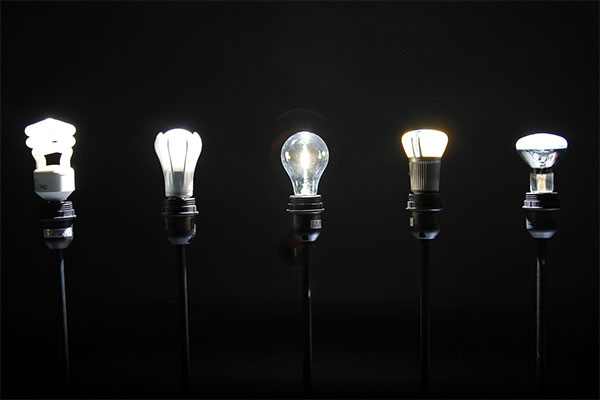
#> input picture XuLyAnhPython/anh5.jpg, 600 x 400 px
$ python 1LuyenTap.py   (older library calls are emulated)
#> lines starting #> are read from the running program, lines starting #| are printed output that depends on the picture; after the words box and inside, x2 and y2 are one past the last pixel; in counts of white or black regions, pixels touching at a corner belong together
'''
Đọc vào ảnh hat1.png được biến ma trận ảnh I.
https://drive.google.com/open?id=1ZPqjrE47vx0pgy8NOgi7ddc3vDXfQ9aA&authuser=0

26a. Chuyển ảnh sang biểu diễn HSV được ma trận Ihsv. Hiển thị kênh H của Ihsv.
26b. Cân bằng histogram của kênh V của Ihsv. Hiển thị kênh V được cân bằng.
26c. Thay đổi kênh V của Ihsv thành kênh V đã cân bằng. Chuyển Ihsv về biểu diễn RGB được ảnh I2. Hiển thị I2.
26d. Ghi ma trận ảnh I2 thành file ảnh hoa1.png
26e. Giảm size ảnh xuống 1/4. Hiển thị ảnh đã giảm size.
26g. Làm trơn ảnh kênh S của Ihsv theo bộ lọc trung bình cộng, kích thước cửa sổ lân cận là 7x7 được ảnh Is. Hiển thị ảnh Is.
26h. Nhị phân hóa ảnh (255- Is) (ảnh nghịch đảo độ sáng của Is, trắng -> đen; đen->trắng) theo ngưỡng Otsu được ảnh nhị phân Ib. Hiển thị ảnh Ib.
26i(bỏ qua do chưa học). Tìm các contour của ảnh Ib. Vẽ các đường contour trên ảnh gốc I. Hiển thị ảnh I.
26k(bỏ qua do chưa học).Vẽ đường contour có diện tích lớn nhất ở câu 26i trên ảnh gốc I. Hiển thị ảnh I.
26l. Tìm kiếm biên theo thuật toán Canny của kênh S của ảnh Ihsv được ảnh nhị phân Ie. Hiển thị ảnh Ie.
26l. Kiểm tra pixel có tọa độ dòng y=312, cột x=279 có là điểm biên của  kênh S của ảnh Ihsv theo phép dò biên Canny không?
26n. Hiển thi các giá trị mức xám của kênh S của ảnh Ihsv trong lân cận cửa sổ 5x5 của pixel có tọa độ dòng y=312, cột x=279.
26o. Chuyển ảnh I sang ảnh grayscale theo công thức biến đổi bộ mầu (r,g,b) về mức xám=0.39*r+0.50*g+0.11*b, được ảnh Ig. Hiển thị ảnh Ig.
26p. Tìm kiếm biên theo thuật toán Canny của Ig được ảnh nhị phân Ie2. Hiển thị ảnh Ie2.
26q. Kiểm tra pixel có tọa độ dòng y=312, cột x=279 có là điểm biên của  ảnh Ig theo phép dò biên Canny không?
26r. Hiển thi các giá trị mức xám của ảnh Ig trong lân cận cửa sổ 5x5 của pixel có tọa độ dòng y=312, cột x=279.
26s. Xác định ma trận gradient theo hướng x của ảnh Ig với phương pháp Sobel được ảnh IgradientX. Hiển thi IgradientX.
26t. Xác định ma trận gradient theo hướng y của ảnh Ig với phương pháp Sobel được ảnh IgradientY. Hiển thi IgradientY.
26u. Xác định ma trận gradient của ảnh Ig theo cả 2 hướng y và hướng x với phương pháp Sobel được ảnh Igradient=(IgradientX+IgradientY)//2. Hiển thi Igradient.
26v. Xác định ảnh biên của ảnh Ig sử dụng phương pháp dò biên Sobel và ma trận gradient Igradient với ngưỡng quyết định điểm biên nguong_bien=50, được ảnh nhị phân Ie3. Hiển thị ảnh Ie3.
26x. Kiểm tra pixel có tọa độ dòng y=312, cột x=279 có là điểm biên của  ảnh Ig theo phép dò biên Sobel trên không?
26y. Giãn mức xám của kênh V của ảnh Ihsv lên khoảng tối đa [0,255] được ảnh Iv2. Hiển thị ảnh Iv2.
26z. Giãn mức xám của kênh S của ảnh Ihsv lên khoảng tối đa [0,255] được ảnh Is2. Hiển thị ảnh Is2.

'''
#Đọc ảnh mầu anh5.jpg vào biến ma trận I.
import cv2
import numpy as np
import matplotlib.pyplot as plt

I=cv2.imread('anh5.jpg')
#> I is the input picture: shape (400, 600, 3); mean B, G, R 22.7, 22.7, 22.7
cv2.imshow('Anh goc:',I)

#a hsv kenh h / Chuyển ảnh sang biểu diễn HSV được ma trận Ihsv. Hiển thị kênh H của Ihsv.
Ihsv=cv2.cvtColor(I,cv2.COLOR_BGR2HSV)
#> Ihsv: shape (400, 600, 3); mean H, S, V 9.3, 6, 23.2
cv2.imshow('Anh HSV:',Ihsv[:,:,0])
#b can bang kenh v / Cân bằng histogram của kênh V của Ihsv. Hiển thị kênh V được cân bằng.
w=Ihsv.shape[1]
#> w = 600
h=Ihsv.shape[0]
#> h = 400
def tinh_his(Igray):
	mang =np.zeros(256,dtype='uint32')
	for i in range(h):
	    for j in range(w):
	        g=Igray[i][j]
	        mang[g][0]=mang[g][0]+1
	    return mang
	Ir=Ihsv[:,:,2]
	hist_r=tinh_his(Ir)

#c I2 hsv - rgb / Thay đổi kênh V của Ihsv thành kênh V đã cân bằng. Chuyển Ihsv về biểu diễn RGB được ảnh I2. Hiển thị I2.
I2 = cv2.cvtColor(Ihsv, cv2.COLOR_HSV2BGR)
cv2.imshow("RGB", I2)
#ghi anh
cv2.imwrite('hoa1.png', I2)
#resize
w=I.shape[1] //4
#> w = 150
h=I.shape[0] //4
#> h = 100
I_resize=cv2.resize(I, (w, h))
cv2.imshow('anh resize', I_resize)
#7*7 kênh S
for i in range(-3,4):
	for j in range(-3, 4):
		if (i>=0) & (i<= h-1) &(j>=0) &(j<= h-1):
			print(I[i,j,:])
#> this loop made 7 passes
#> (printed output is left out)
#nguong
nguong=90
Ig=cv2.cvtColor(I,cv2.COLOR_BGR2GRAY)
Ib=np.zeros((Ig.shape[0],I.shape[1]),dtype='uint8')
for i in range(Ig.shape[0]):
    for j in range(I.shape[1]):
        if Ig[i][j] < nguong:
            Ib[i][j]=0#đen tuyệt đối
        else:
            Ib[i][j]=255#trắng tuyệt đối
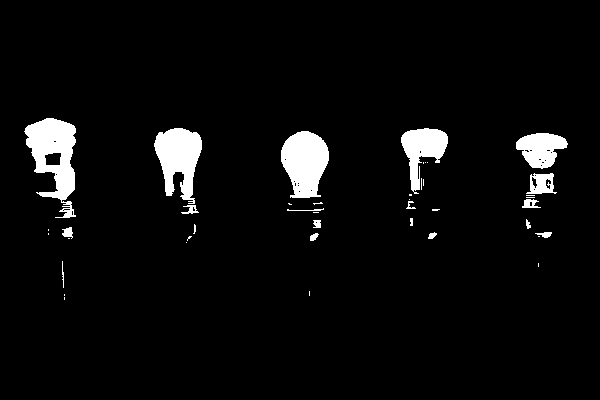
#> Ib: shape (400, 600); 4.7% white; 42 white regions (24 under 20 px), largest, box (x1, y1, x2, y2) and area: (24, 118, 76, 218) 2764, (281, 131, 329, 198) 2348, (154, 128, 202, 204) 2255
#nhi phan
Ie = cv2.Canny(Ihsv[:,:,1],0,255)
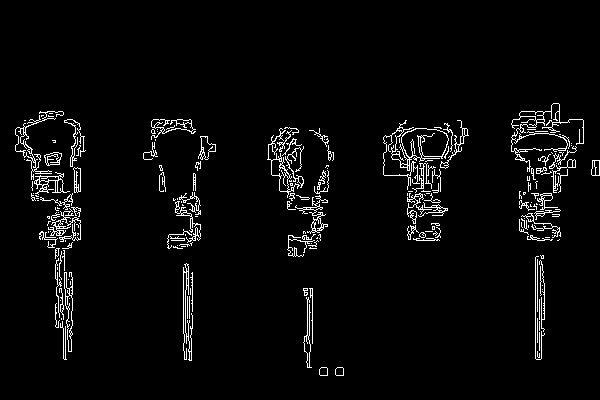
#> Ie: shape (400, 600); 3.7% white in thin lines or dots, all inside (x1, y1, x2, y2) = (15, 103, 600, 376)
cv2.imshow('anh nhi phan kenh S', Ie)
#bien y=312, cột x=279
if Ie[312][279]==255:
	print("diem bien anh(312, 279) la diem bien theo Canny")
else:
	print("diem anh (312, 279) khong la diem anh the canny")
#cua so  5*5 S
so_dong=I.shape[0]
#> so_dong = 400
so_cot=I.shape[1]
#> so_cot = 600
y=312
x=279
Is=Ihsv[:,:,1]
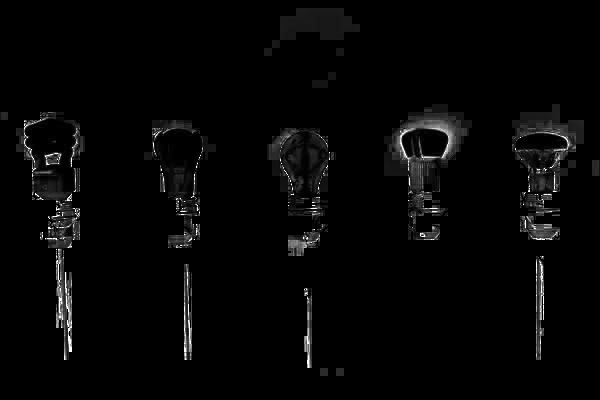
#> Is: shape (400, 600); min 0, max 255, mean 6
for k in range(-2, 3): #lan can (5, )
	for l in range(-1,2):
		if ((y+k) >= 0) & ((y+k)<=so_dong-1) & ((x+l) >= 0) & ((x+l)<=so_cot-1):
			print(Is[y+k,x+l])
#> this loop made 5 passes
#> (printed output is left out)
#gray
Igray = np.zeros((h, w), dtype='uint8')
for i in range(h):
	for j in range(w):
		#gray=r*0.39+g*0.5+b*0.11
		d=39*int(I[i][j][2]) + 50*int(I[i][j][1]) + 11*int(I[i][j][0])
		d=d//100
		Igray[i][j]=d
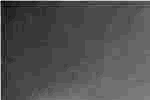
#> Igray: shape (100, 150); min 2, max 29, mean 10.7; drawn with min black and max white
cv2.imshow("anh graay", Igray)
#Ie2
Ie2 = cv2.Canny(Ig,0,255)
#> Ie2: shape (400, 600); 2.1% white in thin lines or dots, all inside (x1, y1, x2, y2) = (24, 118, 568, 397)
cv2.imshow('canny image: ',Ie2)
#kiem tra
if Ie2[312][279]==255:
	print("diem bien anh(312, 279) la diem bien theo Canny")
else:
	print("diem anh (312, 279) khong la diem anh the canny")
#Ig cua so 5*5
so_dong=I.shape[0]
so_cot=I.shape[1]
y=312
x=279
for k in range(-2, 3): #lan can (5, )
	for l in range(-1,2):
		if ((y+k) >= 0) & ((y+k)<=so_dong-1) & ((x+l) >= 0) & ((x+l)<=so_cot-1):
			print(Ig[y+k,x+l])
#sobel
sobelx = cv2.Sobel(Ig,cv2.CV_64F,1,0,ksize=5)
sobely = cv2.Sobel(Ig,cv2.CV_64F,0,1,ksize=5)
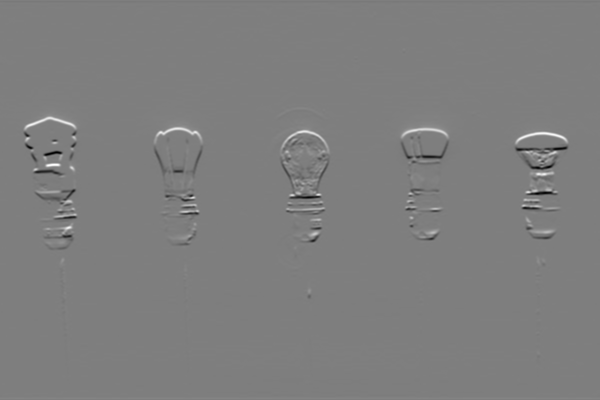
#> sobely: shape (400, 600) float64; min -11340, max 11473, mean -3.7; drawn with min black and max white
plt.subplot(2,2,1),plt.imshow(Ig,cmap = 'gray')
plt.title('Ảnh gốc'), plt.xticks([]), plt.yticks([])

plt.title('Sobel X'), plt.xticks([]), plt.yticks([])
plt.subplot(2,2,4),plt.imshow(sobely,cmap = 'gray')
plt.title('Sobel Y'), plt.xticks([]), plt.yticks([])
plt.show()

w = Igray.shape[1]
h = Igray.shape[0]
G = np.zeros((h, w), dtype= 'float64')
for i in range (h):
	for j in range (w):
		t1 = sobelx[i][j]*sobelx[i][j]
		t2 = sobely[i][j]*sobely[i][j]
		G[i][j]= np.sqrt(t1+t2)
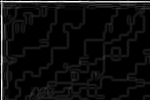
#> G: shape (100, 150) float64; min 0, max 501.6, mean 27.1; drawn with min black and max white
#nguong=50
nguong = 50
Ie3 = np.zeros((h, w), dtype='uint8')
for i in range (h):
	for j in range (w):
		if G[i][j]>=nguong:
			Ie3[i][j]=255
		else:
			I[i][j]=0
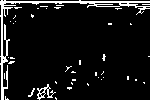
#> Ie3: shape (100, 150); 8.2% white in thin lines or dots
cv2.imshow("bien G", Ie3)
#kiem tra sobel
#> (the run stopped early here; a loop or call above may not have finished)
